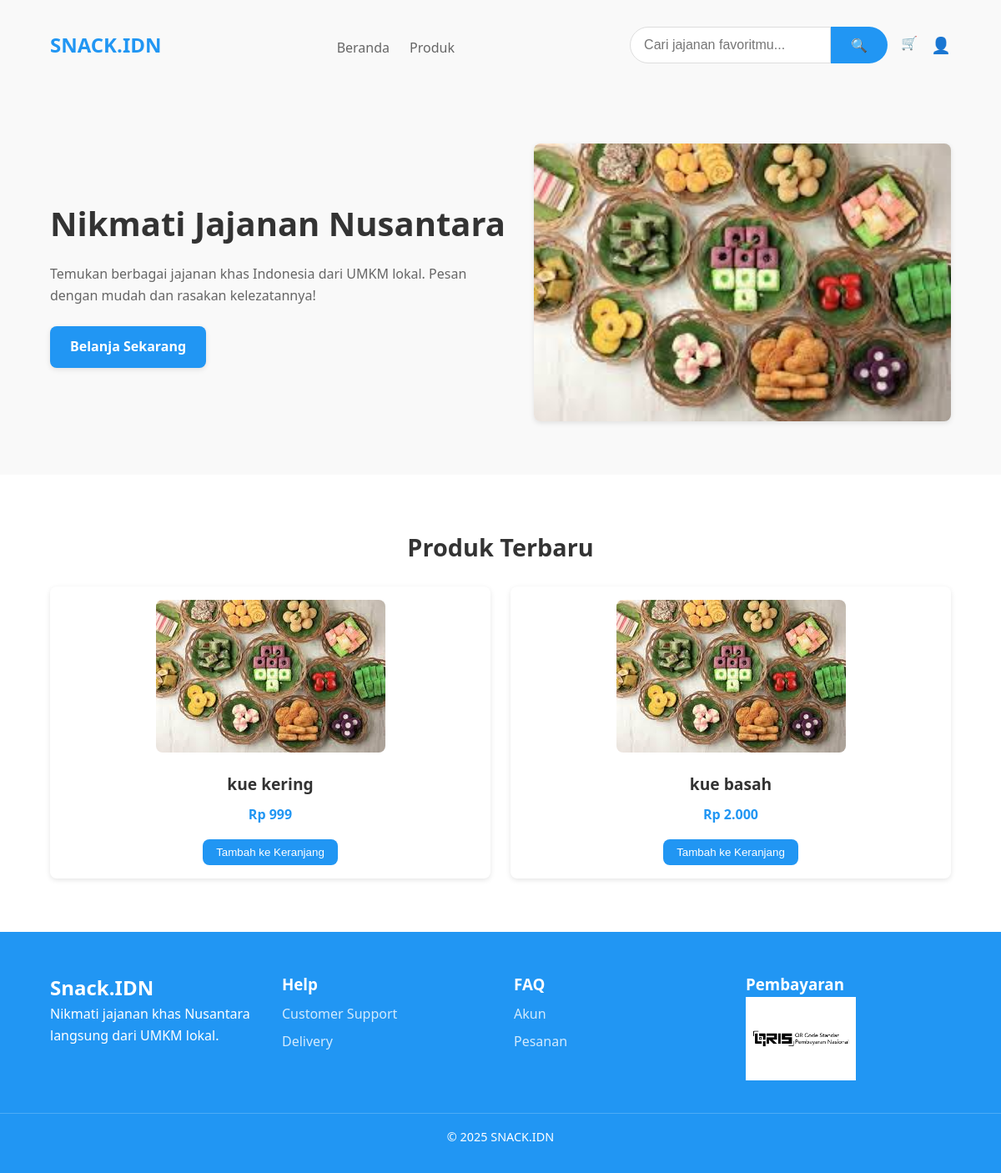
/ (signed in), run on the app's committed database.
### tables this page shows
CREATE TABLE `product` (
  `id` varchar(36) NOT NULL,
  `seller_id` varchar(36) NOT NULL,
  `category_id` int(11) DEFAULT NULL,
  `name` varchar(255) NOT NULL,
  `description` text DEFAULT NULL,
  `price` decimal(10,2) NOT NULL,
  `stock` int(11) NOT NULL,
  `image_url` text DEFAULT NULL,
  `created_at` datetime DEFAULT current_timestamp()
);

### models/Product.php (called while the page is built, shortened)
<?php
class Product {
    private $conn;
    public function __construct($db) {
        $this->conn = $db;
    }
    public function getAll() {
        $sql = "SELECT p.*,
                       c.name AS category_name,
                       u.name AS seller_name
                FROM product p
                LEFT JOIN category c ON p.category_id = c.id
                LEFT JOIN user u ON p.seller_id = u.id
                ORDER BY p.created_at DESC";
        return $this->conn->query($sql);
    }
}

### index.php (the view, shortened to what this page needs)
<?php
require_once __DIR__ . '/config/database.php';
require_once __DIR__ . '/models/Product.php';
$user = $_SESSION['user'] ?? null;
$productModel = new Product($conn);
$products = $productModel->getAll();
?>
<!DOCTYPE html>
<html lang="id">
<head>
  <link rel="stylesheet" href="assets/css/base.css">
  <link rel="stylesheet" href="assets/css/style.css">
</head>
<body>
  <header class="header">
      <div class="container header__content">
        <a href="#" class="logo">SNACK.IDN</a>
        <nav class="nav nav--bottom">
          <a href="#" class="nav__link">Beranda</a>
          <a href="public/product.php" class="nav__link">Produk</a>
        </nav>
          <div class="header__top">
            <?php include __DIR__ . '/partials/search-guest.php'; ?>
            <div class="header__actions">
              <?php if ($user): ?>
                <a href="cart.php">🛒</a>
              <?php else: ?>
                <a href="public/login.php" onclick="return confirm('Silakan login terlebih dahulu untuk melihat keranjang.')">🛒</a>
              <?php endif; ?>
              <a href="public/login.php" class="icon-btn">👤</a>
            </div>
          </div>
      </div>
  </header>
  <main>
    <section class="hero">
      <div class="container hero__content">
        <div class="hero__text">
          <h1>Nikmati Jajanan Nusantara</h1>
          <p>Temukan berbagai jajanan khas Indonesia dari UMKM lokal.
             Pesan dengan mudah dan rasakan kelezatannya!</p>
          <a href="public/product.php" class="btn">Belanja Sekarang</a>
        </div>
        <img src="assets/img/68b062c12ba0f.jpeg"
             alt="Jajanan Nusantara" class="hero__image" />
      </div>
    </section>
    <section class="products">
      <div class="container">
        <h2 class="section-title">Produk Terbaru</h2>
        <div class="grid">
          <?php while($p = $products->fetch_assoc()): ?>
            <article class="product-card">
              <a href="public/product_detail.php?id=<?= $p['id'] ?>">
                <img src="<?= htmlspecialchars($p['image_url']) ?>"
                     alt="<?= htmlspecialchars($p['name']) ?>"
                     class="product-image" />
                <h3 class="product-name"><?= htmlspecialchars($p['name']) ?></h3>
                <p class="product-price">Rp <?= number_format($p['price'],0,',','.') ?></p>
              </a>
              <?php if (!empty($user)): ?>
                <form action="public/add_to_cart.php" method="POST">
                  <button type="submit" class="add-to-cart">Tambah ke Keranjang</button>
                </form>
              <?php endif; ?>
            </article>
          <?php endwhile; ?>
        </div>
      </div>
    </section>
  </main>
  <footer class="footer">
      <div class="container footer__grid">
        <div class="footer__brand">
          <h2>Snack.IDN</h2>
          <p>Nikmati jajanan khas Nusantara langsung dari UMKM lokal.</p>
        </div>
        <div>
          <h3>Help</h3>
          <ul>
            <li><a href="#">Customer Support</a></li>
            <li><a href="#">Delivery</a></li>
          </ul>
        </div>
        <div>
          <h3>FAQ</h3>
          <ul>
            <li><a href="#">Akun</a></li>
            <li><a href="#">Pesanan</a></li>
          </ul>
        </div>
        <div>
          <h3>Pembayaran</h3>
          <div class="payment">
            <img src="assets/pict/qris.png" alt="qris" />
          </div>
        </div>
      </div>
      <p class="copyright">© 2025 SNACK.IDN</p>
  </footer>
</body>
</html>

### assets/css/base.css (style rules this page uses)
:root { --primary: #2196f3; --primary-dark: #1976d2; --text: #333; --text-light: #666; --bg: #fff; --bg-alt: #f9f9f9; --border: #ddd; --gray: #aaa; --radius: 8px; --shadow: 0 2px 6px rgba(0,0,0,0.1); --transition: 0.3s ease; }
* { margin: 0; padding: 0; box-sizing: border-box; }
html, body { font-family: 'Segoe UI', Tahoma, Geneva, Verdana, sans-serif; font-size: 16px; line-height: 1.6; color: var(--text); background-color: var(--bg); }
.container { width: 90%; max-width: 1200px; margin: 0 auto; }
a { text-decoration: none; color: inherit; }
.btn { display: inline-block; background: var(--primary); color: #fff; padding: 0.75rem 1.5rem; border-radius: var(--radius); font-weight: 600; transition: var(--transition); box-shadow: var(--shadow); }
.header, .footer { background: var(--bg-alt); padding: 1rem 0; }
.header__content { display: flex; justify-content: space-between; align-items: center; flex-wrap: wrap; gap: 1rem; }
.logo { font-size: 1.5rem; font-weight: 700; color: var(--primary); }
.nav { display: flex; gap: 1.5rem; flex-wrap: wrap; }
.nav__link { color: var(--text-light); font-weight: 500; transition: var(--transition); }
.header__actions { display: flex; gap: 1rem; }
.icon-btn { font-size: 1.2rem; transition: var(--transition); }
.header__top { display: flex; align-items: center; justify-content: space-between; margin: 1rem 0; gap: 1rem; }
.nav--bottom { margin-top: 0.5rem; text-align: center; }
.section-title { text-align: center; margin-bottom: 1.5rem; font-size: 1.8rem; font-weight: 700; }
.grid { display: grid; grid-template-columns: repeat(auto-fit, minmax(250px, 1fr)); gap: 1.5rem; }
.footer { background-color: var(--primary); color: var(--bg); margin-top: auto; }
.footer__grid { display: grid; grid-template-columns: repeat(auto-fit, minmax(200px, 1fr)); gap: 2rem; padding: 2rem 0; }
.footer ul { list-style: none; margin-top: 0.5rem; }
.footer ul li { margin-bottom: 0.5rem; }
.footer ul li a { color: rgba(255,255,255,.8); transition: var(--transition); }
.payment img { width: auto; height: 100px; margin-right: 0.5rem; }
.copyright { text-align: center; padding: 1rem 0; font-size: 0.9rem; color: #fff; border-top: 1px solid rgba(255,255,255,.2); }

### assets/css/style.css (style rules this page uses)
:root { --primary: #2196f3; --primary-dark: #1976d2; --text: #333; --text-light: #666; --bg: #fff; --bg-alt: #f9f9f9; --border: #ddd; --gray: #aaa; --radius: 8px; --shadow: 0 2px 6px rgba(0,0,0,0.1); --transition: 0.3s ease; }
.hero { padding: 4rem 0; background: var(--bg-alt); }
.hero__content { display: flex; align-items: center; gap: 2rem; flex-wrap: wrap; }
.hero__text { flex: 1; }
.hero__text h1 { font-size: 2.5rem; margin-bottom: 1rem; }
.hero__text p { color: var(--text-light); margin-bottom: 1.5rem; }
.hero__image { flex: 1; max-width: 500px; border-radius: var(--radius); box-shadow: var(--shadow); }
.products { padding: 4rem 0; }
.product-card { background: var(--bg); border-radius: var(--radius); box-shadow: var(--shadow); padding: 1rem; text-align: center; transition: var(--transition); }
.product-image { max-width: 100%; border-radius: var(--radius); margin-bottom: 1rem; }
.product-name { font-size: 1.2rem; font-weight: 600; margin-bottom: 0.5rem; }
.product-price { color: var(--primary); font-weight: 700; margin-bottom: 1rem; }
.add-to-cart { background: var(--primary); color: #fff; border: none; padding: 0.5rem 1rem; border-radius: var(--radius); cursor: pointer; transition: var(--transition); }

### data on the page
product: image_url (picture), name "kue kering", price "999"
product: image_url (picture), name "kue basah", price "2.000"
